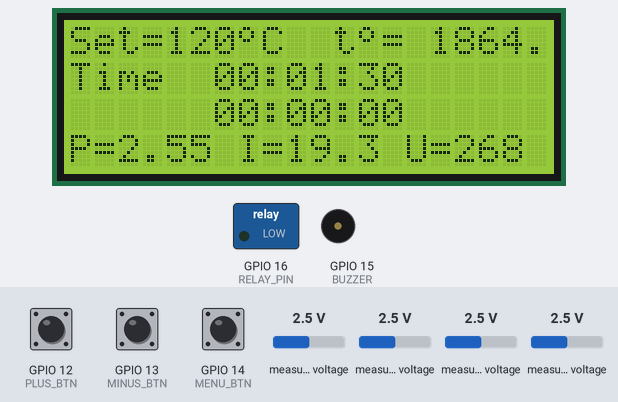
Simulated run of this sketch. Board: ESP8266 (NodeMCU). Shown: 20×4 character LCD, switched loads named in the sketch (green lamp = pin HIGH), buzzer (waves = sounding, pin HIGH). Inputs (shaded band) come from the test bench; at power-on: GPIO 14 (MENU_BTN) HIGH, measured voltage 2.5 V, GPIO 12 (PLUS_BTN) HIGH, GPIO 13 (MINUS_BTN) HIGH. WiFi joins after 1.5 s; servers stay silent unless stated; EEPROM starts erased; what the sketch prints to the serial monitor is not drawn.

Above: at 4.8 s.
4.9 s: GPIO 14 (MENU_BTN) pulled LOW for 1 s
At 7.2 s:
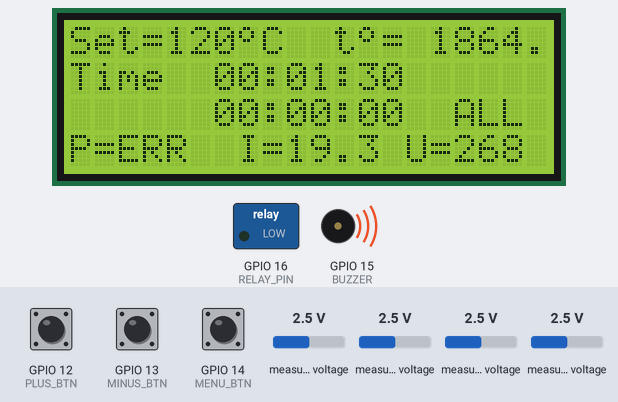
9.0 s: measured voltage (sensor 202) set to 0.1 V
At 10.5 s:
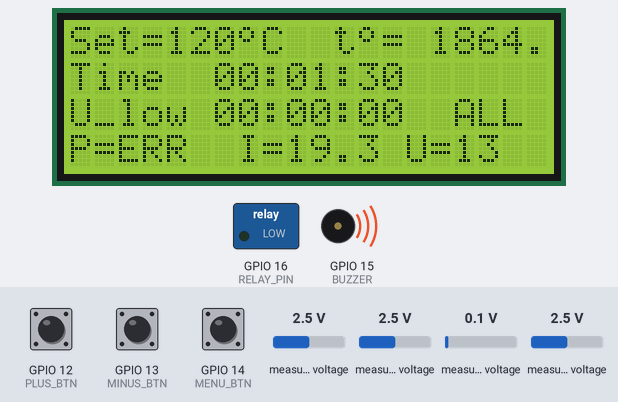
12.1 s: GPIO 14 (MENU_BTN) pulled LOW for 3.2 s
At 15.6 s:
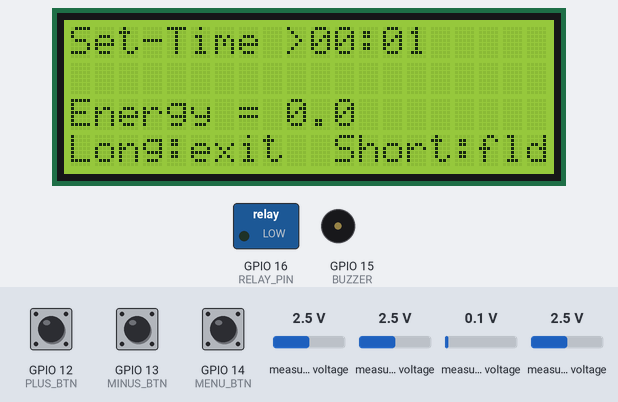
18.4 s: GPIO 14 (MENU_BTN) pulled LOW for 0.15 s
21.0 s: GPIO 14 (MENU_BTN) pulled LOW for 3.2 s
At 23.3 s:
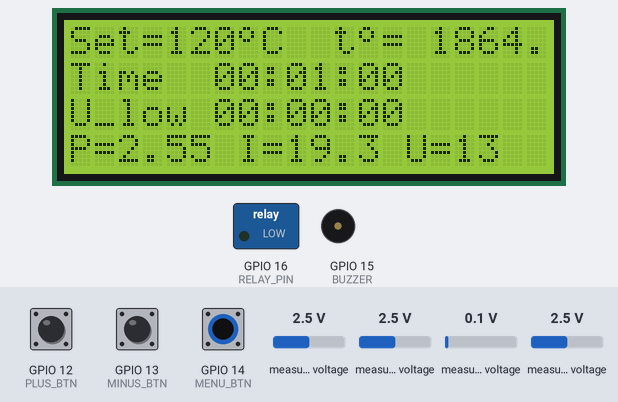
25.7 s: measured voltage (sensor 200) set to 0.1 V
At 26.7 s:
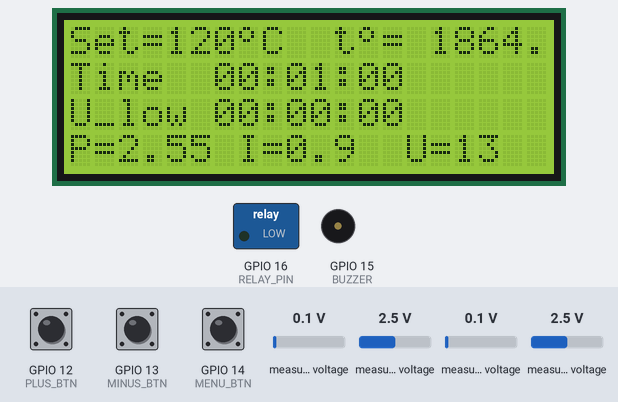
Timing chart, 0 to 28.7 s (numbered marks = the images above; inputs shaded):
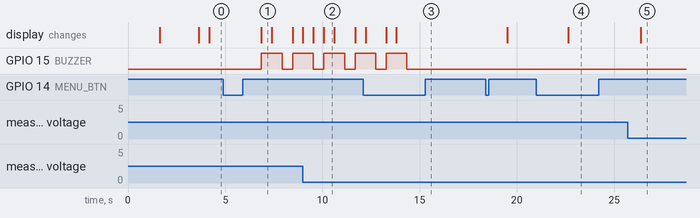

The sketch:

av_04_04_26.ino
```cpp
#include <Arduino.h>
#include <Wire.h>
#include <Adafruit_ADS1X15.h>
#include <LiquidCrystal_PCF8574.h>
#include <EEPROM.h>
#include <ESP8266WiFi.h>
#include <ArduinoOTA.h>

const char* ssid = "Hata";
const char* password = "12345678";

#define BUZZER    15       //d8 esp8266
#define RELAY_PIN 16       //D0
#define MENU_BTN  14       //D5
#define PLUS_BTN  12       //D6
#define MINUS_BTN 13       //D7

LiquidCrystal_PCF8574 lcd(0x27);
byte gradus[] = { 0b01100, 0b10010, 0b10010, 0b01100, //символ градуса
                 0b00000, 0b00000, 0b00000, 0b00000 };
Adafruit_ADS1115 ads;
const float DIVIDER_RATIO = 131.0f;    //для напруги
const float K_P = 0.4895;          // коефіціент для тиску
#define CT_RATIO 1000.0           // коефіцієнт трансформатора струму (підлаштуй)
#define R_BURDEN 106.0            // Ом (резистор вимірювання струму вторинки)
#define LSB_GAIN_ONE 0.0625e-3f   // дільник для ads1115
float voltage = 0.0f;             //  напруга
float tenCurrent = 0.0f;          //  струм
float tenPower = 0.0f;            // потужність
float total_kWh = 0.0f;          // загальна енергія
uint8_t setTemp = 120;           // встановлена температура
float t_fakt = 0.0;              // фактична температура
float P = 0.0;                   // тиск
bool U_low = false;              // прапор спрацьює при напрузі нижчій заданої
bool tenErr = false;             // прапор аварії тену
bool  P_err = false;             // прапор тиск не в нормі
bool  t_err = false;             // прапор температура росте при вимкненому тені
int minU = 165;                  // мінімум напруги
int menu = 0;
float  hister = 0.1;
// прапорці та змінні для біпера
bool beepActiveFlag = false;
unsigned long beepTimer = 0;
int beepCount = 0;
int beepPhase = 0;
//----------------------------
bool timerPausedByLowU = false;   // прапор паузи таймера через низьку напругу
int saved_h = 0;
int saved_m = 0;
int saved_s = 0;

unsigned long menu2_lastActivity = 0;
const unsigned long MENU2_TIMEOUT = 10000; // 10 сек

int editField = 0; // перемикач для налаштування в режимі меню2. 0 = hours, 1 = minutes
//------------------------
int startHours   = 0;   // стартовий час таймера
int startMinutes = 1;   //
int startSeconds = 30;

bool timer_flag = false;     // Прапорець запуску відліку таймера
bool work_flag = false;      // Прапорець запуску відліку часу роботи
unsigned long lastUpdate = 0;
unsigned long lastWorkUpdate = 0;
unsigned long lastBlink  = 0;
bool colonVisible = true; // для миготіння двокрапки

// Поточний час таймера
int h, m, s;
int h_w, m_w, s_w;

// ------------ Button timing params -------------
const unsigned long MENU_HOLD_MS = 1000UL;   // довге меню — 1 сек
const unsigned long REPEAT_DELAY = 400UL;    // затримка перед автоповтором (ms)
const unsigned long REPEAT_INTERVAL = 100UL; // інтервал автоповтору (ms)

bool menuLast = HIGH;
unsigned long menuPressTime = 0;
bool menuLongFired = false;

bool plusLast = HIGH;
unsigned long plusPressTime = 0;
bool plusRepeatActive = false;
unsigned long plusLastRepeat = 0;

bool minusLast = HIGH;
unsigned long minusPressTime = 0;
bool minusRepeatActive = false;
unsigned long minusLastRepeat = 0;

// EEPROM addresses
const int EEPROM_SIZE = 128;
const int ADDR_setTemp = 0;    // 1 byte
const int ADDR_tHours  = 1;    // 1 byte
const int ADDR_tMins   = 2;    // 1 byte
const int ADDR_totalKWh = 4;   // float (4 bytes) put at 4..7
const int ADDR_savedH = 8;
const int ADDR_savedM = 9;
const int ADDR_savedS = 10;
const int ADDR_timerPaused = 11;


float readTempA3(int samples = 8);
float readVoltageA2(int samples = 8);
float readCurrentA0(int samples = 8);
void readADS_andCalc();
float readPA1(int samples = 8);
void displayMain();
void display_2();
void buttons();
void loadSettingsFromEEPROM();
void saveSettingsToEEPROM();


//---------------------------------------- читання тиску з А1 - 1115
float readPA1(int samples) {
  long sum = 0;
  for (int i = 0; i < samples; ++i) {
    sum += ads.readADC_SingleEnded(1);

  }
  float raw = (float)sum / (float)samples;
  float volt = raw * 0.0000625;
  float press = 2.4138 * volt - 2.3897;
    return press;
}
//----------------------------------------читання температури з А3 - 1115
float readTempA3(int samples) {
  long sum = 0;
  for (int i = 0; i < samples; ++i) {
    sum += ads.readADC_SingleEnded(3);
  }
  float raw = (float)sum / (float)samples;
float volt = raw * 0.0000625;
  if (volt >= 3.29) return -1000;
  float Rpt = 250.0 * volt / (3.3 - volt);
  float temp = (Rpt - 50.0) / (50.0 * 0.00385);
  return temp;
}
//------------------------------------------Читання напруги з входу А2 - 1115
float readVoltageA2(int samples) {
  long sum = 0;
  for (int i = 0; i < samples; ++i) {
    sum += ads.readADC_SingleEnded(2);
    //delay(2);
  }
  float raw = (float)sum / (float)samples;
  float voltADC = raw * LSB_GAIN_ONE;
  float mains = voltADC * DIVIDER_RATIO;
  return mains;
}
//------------------------------------------ Читання струму з входу А0 -1115
float readCurrentA0(int samples) {
  double sumSq = 0;
  for (int i = 0; i < samples; ++i) {
    int16_t raw = ads.readADC_SingleEnded(0);
    float v = raw * LSB_GAIN_ONE;
    sumSq += (v * v);
  }
  float vRMS = sqrt(sumSq / samples);
  float I_secondary = vRMS / R_BURDEN;
  float I_primary = I_secondary * CT_RATIO;
  return I_primary;
}
// ---------------- EEPROM helpers ----------------
void loadSettingsFromEEPROM() {
  EEPROM.begin(EEPROM_SIZE);
  uint8_t tmpSet = EEPROM.read(ADDR_setTemp);
  if (tmpSet != 0xFF) { // if previously written
    setTemp = tmpSet;
  }
  uint8_t th = EEPROM.read(ADDR_tHours);
  if (th != 0xFF) h = th; else h = startHours;
  uint8_t tm = EEPROM.read(ADDR_tMins);
  if (tm != 0xFF) m = tm; else m = startMinutes;
  float kwh = 0.0f;
  EEPROM.get(ADDR_totalKWh, kwh);
  if (!isnan(kwh) && fabs(kwh) < 1e8f) {
    total_kWh = kwh;
  }
  // ensure sensible ranges
  if (h < 0 || h > 3) h = startHours;
  if (m < 0 || m > 59) m = startMinutes;
saved_h = EEPROM.read(ADDR_savedH);               // відновлення таймера з памяті
saved_m = EEPROM.read(ADDR_savedM);
saved_s = EEPROM.read(ADDR_savedS);
timerPausedByLowU = EEPROM.read(ADDR_timerPaused) == 1;

}

void saveSettingsToEEPROM() {
  EEPROM.begin(EEPROM_SIZE);
  EEPROM.write(ADDR_setTemp, setTemp);
  EEPROM.write(ADDR_tHours, (uint8_t)h);
  EEPROM.write(ADDR_tMins, (uint8_t)m);
  EEPROM.put(ADDR_totalKWh, total_kWh);
  EEPROM.write(ADDR_savedH, saved_h);             //збереження таймера
  EEPROM.write(ADDR_savedM, saved_m);
  EEPROM.write(ADDR_savedS, saved_s);
  EEPROM.write(ADDR_timerPaused, timerPausedByLowU ? 1 : 0);
  EEPROM.commit();
}
//---------------------------------------------------------------------
void buttons() {
  unsigned long now = millis();
  // read pins (buttons are active LOW with INPUT_PULLUP)
  bool menuBtn = digitalRead(MENU_BTN);
  bool plusBtn = digitalRead(PLUS_BTN);
  bool minusBtn = digitalRead(MINUS_BTN);

  // ---------------- MENU button handling ----------------
  if (menuBtn == LOW && menuLast == HIGH) {
    // just pressed
    menuPressTime = now;
    menuLongFired = false;
  }
  // якщо утримувати довше ніж MENU_HOLD_MS
  if (menuBtn == LOW && !menuLongFired && (now - menuPressTime >= MENU_HOLD_MS)) {
    // спрацювало довге натискання
    menuLongFired = true;
    work_flag = false;
    P_err = false;

    if (menu == 0) {
      // enter menu2
      menu = 1;
      menu2_lastActivity = now;
      editField = 0; // start with hours
      // ensure h/m in allowed ranges
      if (h < 0 || h > 3) h = h % 4;
      if (m < 0 || m > 59) m = m % 60;
    } else {
      // exit menu2 -> save and set seconds to 0
      menu = 0;
      s = 0;
      saveSettingsToEEPROM();
    }
  }

  // -------------------------------------------------------короткеМеню-пуск стоп
  if (menuBtn == HIGH && menuLast == LOW) {
    if (!menuLongFired) {
      // short press action
      if (menu == 0){
        if(P > 0.9 && P < 1.5){work_flag = !work_flag;}
           else {P_err = true;work_flag = false;}
      } else {
        // ------------------------------------------------коротке в режимі меню2 уст часи, минути.
        editField = (editField == 0) ? 1 : 0;
        menu2_lastActivity = now;
      }
    }
    // reset long fired flag on release
    menuLongFired = false;
  }
  menuLast = menuBtn;

  // ---------------- PLUS button handling ----------------
  if (plusBtn == LOW && plusLast == HIGH) {
    // just pressed
    plusPressTime = now;
    plusRepeatActive = false;
  }

  // start repeat after delay
  if (plusBtn == LOW && !plusRepeatActive && (now - plusPressTime >= REPEAT_DELAY)) {
    plusRepeatActive = true;
    plusLastRepeat = now;
    // do first repeat step immediately
    if (menu == 1) {
      // in menu2 editing
      if (editField == 0) { // hours 0..3
        h = (h + 1) % 4;
      } else { // minutes 0..59
        m = (m + 1) % 60;
      }
      menu2_lastActivity = now;
    } else {
      // main menu: change setTemp
      if (setTemp < 125) { setTemp++; }
      //saveSettingsToEEPROM();
    }
  }

  // ongoing repeat steps
  if (plusBtn == LOW && plusRepeatActive && (now - plusLastRepeat >= REPEAT_INTERVAL)) {
    plusLastRepeat = now;
    if (menu == 1) {
      if (editField == 0) h = (h + 1) % 4;
      else m = (m + 1) % 60;
      menu2_lastActivity = now;
    } else {
      if (setTemp < 125) { setTemp++; }
      //saveSettingsToEEPROM();
    }
  }

  // on release: if repeat never started -> single increment
  if (plusBtn == HIGH && plusLast == LOW) {
    if (!plusRepeatActive) {
      // single step on release
      if (menu == 1) {
        if (editField == 0) { h = (h + 1) % 4; }
        else { m = (m + 1) % 60; }
        menu2_lastActivity = now;
      } else {
        if (setTemp < 125) { setTemp++; }
        //saveSettingsToEEPROM();
      }
    }
    plusRepeatActive = false;
  }
  plusLast = plusBtn;

  // ---------------- MINUS button handling ----------------
  if (minusBtn == LOW && minusLast == HIGH) {
    minusPressTime = now;
    minusRepeatActive = false;
  }

  // start repeat after delay
  if (minusBtn == LOW && !minusRepeatActive && (now - minusPressTime >= REPEAT_DELAY)) {
    minusRepeatActive = true;
    minusLastRepeat = now;
    // do first repeat step immediately
    if (menu == 1) {
      if (editField == 0) { h = (h + 3) % 4; } // -1 mod 4
      else { m = (m + 59) % 60; }
      menu2_lastActivity = now;
    } else {
      if (setTemp > 30) { setTemp--; }
      //saveSettingsToEEPROM();
    }
  }

  // ongoing repeat steps
  if (minusBtn == LOW && minusRepeatActive && (now - minusLastRepeat >= REPEAT_INTERVAL)) {
    minusLastRepeat = now;
    if (menu == 1) {
      if (editField == 0) { h = (h + 3) % 4; }
      else { m = (m + 59) % 60; }
      menu2_lastActivity = now;
    } else {
      if (setTemp > 30) { setTemp--; }
      saveSettingsToEEPROM();
    }
  }

  // on release: if repeat never started -> single decrement
  if (minusBtn == HIGH && minusLast == LOW) {
    if (!minusRepeatActive) {
      if (menu == 1) {
        if (editField == 0) { h = (h + 3) % 4; }
        else { m = (m + 59) % 60; }
        menu2_lastActivity = now;
      } else {
        if (setTemp > 30) { setTemp--; }
        //saveSettingsToEEPROM();
      }
    }
    minusRepeatActive = false;
  }

  minusLast = minusBtn;
  // ---------------- auto-exit menu2 on inactivity ----------------
  if (menu == 1 && (now - menu2_lastActivity > MENU2_TIMEOUT)) {
    // exit to main
    menu = 0;
    s = 0;
    saveSettingsToEEPROM();
  }
}
//------------------------------------------------------------------------------

//---------------------------------------------------------------------------
void readADS_andCalc() {
   t_fakt = readTempA3(15);
  voltage = readVoltageA2(12);
  tenCurrent = readCurrentA0(15);
  if (fabs(tenCurrent) < 0.00005f) tenCurrent = 0.0f;
  tenPower = voltage * fabs(tenCurrent);
  U_low = (voltage < (float)minU);
  P= readPA1(15);
  // ---- контроль ТЕНа з антифальш захистом ----
  static byte lowCurrentCount = 0;
  if (digitalRead(RELAY_PIN) == HIGH) {
    if (tenCurrent < 0.2f) {
      if (lowCurrentCount++ > 30) {tenErr = true;work_flag = false;}  // 30 раз поспіль
    } else {
      lowCurrentCount = 0;
      tenErr = false;
    }
  } else {
    lowCurrentCount = 0;
    tenErr = false;
  }

  // ---- контроль тиску  ----
  static byte pCount = 0;
  if (work_flag) {
    if (P < 0.9 || P > 4.0) {
      if (pCount++ > 30) {P_err = true;work_flag = false;}  // 30 раз поспіль
    } else {
      pCount = 0;
      P_err = false;
    }
  } else {
    pCount = 0;
  }
}
//--------------------------------------------------------------------------------------------------

void displayMain(){
   lcd.clear();
      lcd.setCursor(0, 0);
    lcd.print("Set=");
    lcd.print (setTemp);
    lcd.print("\01C "); lcd.setCursor(11, 0); lcd.print("t\01= ");lcd.print(t_fakt,1);
    lcd.setCursor(0,1);
    lcd.print ("Time ");


   // Формування виводу
   // --------------------------------------------------
   lcd.setCursor(6, 1);

   lcd.print( (h < 10 ? "0" : "") );
   lcd.print(h);

   lcd.print(colonVisible ? ":" : " ");

   lcd.print( (m < 10 ? "0" : "") );
   lcd.print(m);

   lcd.print(colonVisible ? ":" : " ");

   lcd.print( (s < 10 ? "0" : "") );
   lcd.print(s);
  if (!timer_flag && h==0 && m==0 && s==0) {
    timer_flag = false; work_flag =false;
     lcd.setCursor(17, 1); lcd.print("End");}
     lcd.setCursor(0,2);
    if(work_flag && !U_low){ lcd.print ("work ");}
    else if (U_low){lcd.print ("U_low");}
    else lcd.print ("     ");

   lcd.setCursor(6, 2);
    lcd.print( (h_w < 10 ? "0" : "") );
   lcd.print(h_w);
   lcd.print(colonVisible ? ":" : " ");
   lcd.print( (m_w < 10 ? "0" : "") );
   lcd.print(m_w);
   lcd.print(colonVisible ? ":" : " ");
   lcd.print( (s_w < 10 ? "0" : "") );
   lcd.print(s_w);

   lcd.setCursor(0,3);lcd.print("P=");
   if(!P_err){lcd.print(P,2);}
   else  {lcd.print("ERR");}
   lcd.setCursor(7,3);
   if (!tenErr){lcd.print("I=");lcd.print(tenCurrent,1);}
   else lcd.print("TEN-ER");
   lcd.setCursor(14, 3); lcd.print("U=");lcd.print(voltage,0);

}
void display_2(){
   lcd.clear();
    lcd.print("Set-Time");
     lcd.setCursor(9, 0);
 if (editField == 0) lcd.print(">"); else lcd.print(" ");
   lcd.setCursor(10, 0);
   // show only hours:minutes (no seconds)
   if (h < 10) lcd.print('0');
   lcd.print(h);
   lcd.print(colonVisible ? ":" : " ");
   if (m < 10) lcd.print('0');
   lcd.print(m);
 if (editField == 1) lcd.print("<"); else lcd.print(" ");
   lcd.setCursor(0,2);
   lcd.print("Energy = ");lcd.print(total_kWh,1);
   lcd.setCursor(0,3);
  lcd.print("Long:exit  Short:fld");
}
void startBeep(int times){
    // показ лише для дебагу, можна видалити
   lcd.setCursor(16, 2); lcd.print("ALL ");
   beepActiveFlag = true;
   beepCount = times;
   beepPhase = 0;        // 0 = включити, 1 = вимкнути
   beepTimer = millis();
}

void setup() {
    Serial.begin(115200);
  WiFi.begin(ssid, password);
  while (WiFi.status() != WL_CONNECTED) {
    delay(500);
  }
  ArduinoOTA.begin();
  Serial.println("Ready for OTA");
  Serial.println(WiFi.localIP());
  pinMode(MENU_BTN, INPUT_PULLUP);
  pinMode(PLUS_BTN, INPUT_PULLUP);
  pinMode(MINUS_BTN, INPUT_PULLUP);
  pinMode(RELAY_PIN, OUTPUT);
  pinMode(BUZZER, OUTPUT);

  h_w = 0;   //змінні для часу Роботи
  m_w = 0;
  s_w = 0;
  // load saved settings
  loadSettingsFromEEPROM();
    // Перевіряємо, чи таймер був призупинений
    if (timerPausedByLowU && (saved_h > 0 || saved_m > 0 || saved_s > 0)) {
        // Відновлюємо таймер
         if (t_fakt >= setTemp - 10) {
        // температура нормальна — продовжуємо зі збереженого часу
        h = saved_h;
        m = saved_m;
        s = saved_s;
        timer_flag = true;
        work_flag = true;
            } else {
             // температура впала — починаємо таймер спочатку
             h = startHours;
             m = startMinutes;
             s = startSeconds;
             }
        timer_flag = true;
        work_flag = true;
    } else {
        // Інакше стартуємо з дефолтного часу і запуск з кнопки
        h = startHours;
        m = startMinutes;
        s = startSeconds;
        timer_flag = false;
        work_flag = false;
    }
  Wire.begin();
  ads.begin();
 ads.setGain(GAIN_TWO);
 ads.setDataRate(RATE_ADS1115_128SPS);
 delay(50);
  Wire.beginTransmission(0x27);
    lcd.begin(20, 4);
    lcd.createChar(1, gradus);
    lcd.setBacklight(255);
    lcd.home();
    lcd.clear();
    lcd.setCursor(5, 1);
    lcd.print("Hello-Chef");
    delay(2000);
    lcd.clear();
}

void loop() {
   ArduinoOTA.handle();
  buttons();
if(work_flag){
 if (P < 0.9 || P > 4.0){work_flag = false; P_err = true; }
  if(t_fakt >= setTemp - hister ){
    timer_flag = true;
    digitalWrite(RELAY_PIN,LOW);
  } else if(t_fakt <setTemp - hister) {
    timer_flag = false;lcd.setCursor(17, 1); lcd.print("TEN");
    digitalWrite(RELAY_PIN,HIGH);
  }
  if (millis() - lastWorkUpdate >= 1000) {
    lastWorkUpdate = millis();

    // Збільшуємо час роботи
    if (s_w < 59) s_w++;
    else {
      s_w = 0;
      if (m_w < 59) m_w++;
      else {
        m_w = 0;
        if (h_w < 23) h_w++;
        else { h_w = 0; }
      }
    }
  }
}
  //-----------------------------------------
  if (timer_flag && (millis() - lastUpdate >= 1000)) {
    lastUpdate = millis();

    // Зменшуємо час таймера
    if (s > 0) s--;
    else {
      s = 59;
      if (m > 0) m--;
      else {
        m = 59;
        if (h > 0) h--;
        else {
                                      // Таймер закінчився
          h = m = s = 0;
    saved_h = 0;                                       //
    saved_m = 0;                                       //
    saved_s = 0;                                       //
    timerPausedByLowU = false;                         //
    saveSettingsToEEPROM();
          timer_flag = false; // зупиняємо відлік
          work_flag = false;
        }
      }
    }
  }
  // Миготіння двокрапки тільки під час відліку
  if (timer_flag && millis() - lastBlink >= 500) {
    lastBlink = millis();
    colonVisible = !colonVisible;
  } else if (!timer_flag) {
    colonVisible = true; // коли не відлік — двокрапки не мигають
  }

  readADS_andCalc();
   if (U_low && timer_flag) {
    // Зберігаємо поточний час таймера
    saved_h = h;
    saved_m = m;
    saved_s = s;
    timerPausedByLowU = true;
    saveSettingsToEEPROM();

    timer_flag = false;
    work_flag = false;
   }
   if (timerPausedByLowU && !U_low){
       if (t_fakt >= setTemp - 10) {
        // температура нормальна — продовжуємо
        h = saved_h;
        m = saved_m;
        s = saved_s;
        timer_flag = true;
        work_flag = true;
            } else {
             // температура впала — починаємо таймер спочатку
             h = startHours;
             m = startMinutes;
             s = startSeconds;
             }
        timer_flag = true;
        work_flag = true;
        timerPausedByLowU = false;
    }
   static uint32_t disp = 0;
   if(millis() - disp >= 300){
    disp = millis();
  if (menu == 0) { displayMain(); }
  else if (menu == 1) { display_2(); }
   }

 //біпер
  if (tenErr && !beepActiveFlag) {
  startBeep(3);
            }
    if (P_err && !beepActiveFlag) {
  startBeep(1);
            }

// НЕ блокуючий обробник біпера — виконується завжди, поки активний
  if (beepActiveFlag) {
  unsigned long now = millis();
  if (beepPhase == 0) {                 // фаза "вмикання"
    digitalWrite(BUZZER, HIGH);
    if (now - beepTimer >= 300) {       // 300 мс ON
      beepPhase = 1;
      beepTimer = now;
    }
  }
  else if (beepPhase == 1) {            // фаза "вимикання"
    digitalWrite(BUZZER, LOW);
    if (now - beepTimer >= 200) {       // 200 мс OFF
      beepCount--;
      if (beepCount <= 0) {
        beepActiveFlag = false;         // кінець сигналів
        digitalWrite(BUZZER, LOW);      // впевнитись що вимкнено
      } else {
        beepPhase = 0;                  // наступний цикл
      }
      beepTimer = now;
    }
  }
  }
}
```

Measured:
- after the input at 4.9 s, GPIO 15 (BUZZER): LOW → HIGH after 2.0 s, → LOW 1.1 s later, → HIGH 0.54 s later; the display: changes after 2.0 s (image 1)
- after the input at 9.0 s, the display: first differs from a run without the input after 0.54 s (image 2 shows a later state)
- after the input at 12.1 s, GPIO 15 (BUZZER): goes on until 14.3 s, then stays LOW; the display: first differs from a run without the input after 1.7 s (image 3)
- after the input at 21.0 s, the display: changes after 1.6 s (image 4)
- after the input at 25.7 s, the display: changes after 0.68 s (image 5)
- what the display in image 1 shows lasts 0.5 s, from 6.9 s to 7.4 s
